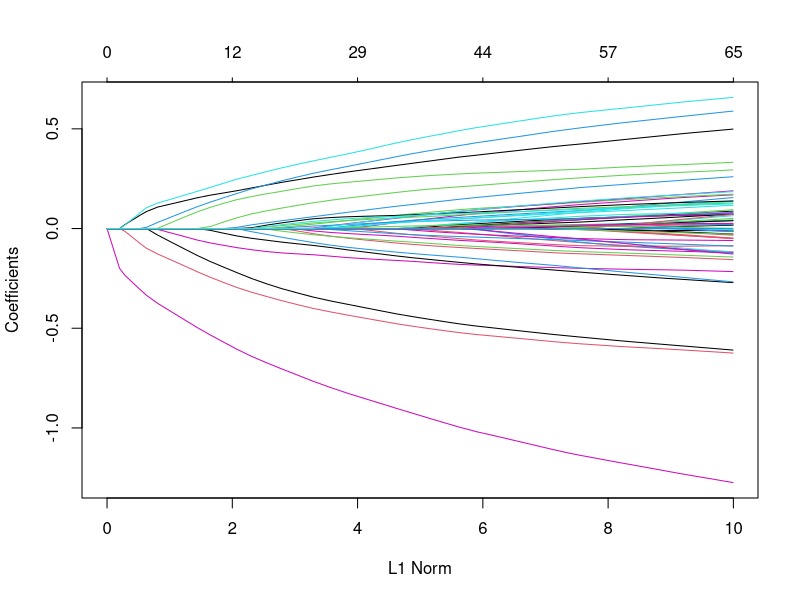

Here is the R script that generated this plot:
## ---- chunk 1
grad <- function(X, y, beta, I, R, gamma) {
  wij <- mapply( function(i, j) t(exp( X[j, ]%*%beta) / sum( exp(X[R[[sprintf("R%i", i)]], ]%*%beta))), I, R)
  names(wij) <- names(R)
  xbar <- t(sapply(names(R), function(r) wij[[r]]%*%X[R[[r]], ]) )
  grad <- -colSums( X[I, ] - xbar ) + gamma*beta 
}

prox <- function(beta,t,alpha) ifelse(abs(beta)<t*alpha,0,beta-t*alpha*sign(beta))
norm1 <- function(beta)  sum(abs(beta))
norm22 <- function(beta)  sum(beta^2)
## ---- chunk 2
istacox <- function(X, y, I, R, alpha, gamma, kmax=10000, epsilon=1e-10) {
  p <- ncol(X)
  n <- nrow(X)
  betaold <- rnorm(p)
  t <- 1/max(eigen(t(X)%*%X)$values)
  
  for (k in 1:kmax) {
    betanew <- prox(betaold - t*grad(X, y, betaold, I, R, gamma), t, alpha)
    #print(betanew)
    if ( sum((betanew-betaold)**2) < epsilon ) break
    betaold <- betanew
  }
  
  return(list(beta=betanew, k=k))
}
## ---- chunk 3
#Cox
set.seed(10101)
N <- 250 ; p <- 66
nzc <- p/3
X <- matrix(rnorm(N*p),N,p)
betastar <- rnorm(nzc)
fx <- X[,seq(nzc)]%*%betastar/3
hx <- exp(fx)
ty <- rexp(N,hx)
# censoring indicator
tcens <- rbinom(n=N, prob=.3, size=1)
# y=Surv(ty,1-tcens) with library(survival)
y <- cbind(time=ty,status=1-tcens) 
## ---- chunk 4
require(glmnet)
fit <- glmnet(X, y, family="cox")
plot(fit)
## ---- chunk 5
# Ordering data
X.o <- X[order(y[, 1]), ]
y.o <- as.data.frame(y[order(y[, 1]), ])

# uncensored patients
I <- which(y.o$status==1)
# patients at risk
R <- lapply( which(y.o$status==1) , function(i) which( y.o$time >= y.o$time[i] ) )
names(R) <- paste0("R", which(y.o$status==1))
## ---- chunk 6
beta_star <- c(betastar/3, rep(0, p-nzc))
system.time(res <- istacox(X.o, y.o, I, R, alpha=30, gamma=30, kmax=1000, epsilon=1e-20) )
(res$k)
knitr::kable(df <- data.frame("ISTA COX" = res$beta, "$\\beta^*$" = beta_star, check.names=F))
## ---- chunk 7
neg_step <- function(X, y, t, beta, alpha, g){
  return((1/t) * (beta - prox(beta - t * g, t, alpha)))
}
## ---- chunk 8
R_ell <- function(X, y, beta, I, R, gamma){
  truc <- mapply( function(i, j) {X[j, ]%*%beta -log(sum( exp(X[R[[sprintf("R%i", i)]], ]%*%beta)))}, I, R, SIMPLIFY = F)
  - sum(unlist(truc)) + gamma/2 * norm22(beta)
}
## ---- chunk 9
cox_step_line_search <- function(X, y, beta, I, R, t=10, tau=0.5, alpha, gamma, kmax=1000){
  R_l <- R_ell(X, y, beta, I, R, gamma)
  g <- grad(X, y, beta, I, R, gamma)
  Gt <- neg_step(X, y, t, beta, alpha, g)
  Rt_l <- R_ell(X, y, beta - t*Gt, I, R, gamma)
  for (k in 1:kmax) {
    if (Rt_l <= R_l -t*t(g) %*% Gt + t/2*sum(Gt**2)) break
    t <- tau*t
    Gt <- neg_step(X, y, t, beta, alpha, g)
    Rt_l <- R_ell(X, y, beta - t*Gt, I, R, gamma)
  }
  return(t)
}
## ---- chunk 10
istacox_adapt <- function(X, y, I, R, alpha, gamma, kmax=10000, epsilon=1e-10) {
  p <- ncol(X)
  n <- nrow(X)
  betaold <- rnorm(p)
  t <- 1/max(eigen(t(X)%*%X)$values)
 
  for (k in 1:kmax) {
    t <- cox_step_line_search(X, y, betaold, I, R, t, tau=0.95, alpha, gamma)
    betanew <- prox(betaold - t*grad(X,y,betaold, I, R, gamma), t, alpha)
    if ( sum((betanew-betaold)**2) < epsilon ) break
    betaold <- betanew
  }
 
  return(list(beta=betanew, k=k))
}
## ---- chunk 11
fistacox <- function(X, y, I, R, alpha, gamma, kmax=10000, epsilon=1e-10) {
  p <- ncol(X)
  n <- nrow(X)
  t <- 1/max(eigen(t(X)%*%X)$values)
  betaold <- rnorm(p)
  betanew <- prox(betaold - t*grad(X,y,betaold,I,R, gamma),t,alpha)
 
  for (k in 2:kmax) {
    u <- betanew + (k-1) / (k+2) * (betanew - betaold)
    betaold <- betanew
    betanew <- prox(u - t*grad(X,y,u,I,R, gamma),t,alpha)
    if ( sum((betanew-betaold)**2) < epsilon ) break
  }
 
  return(list(beta=betanew, k=k))
}
## ---- chunk 12
fistacox_step_line_search <- function(X, y, u, I, R, t=10, tau=0.95, alpha, gamma, kmax=1000){
  #   if (t < 1e-32) return(t)
  Ru_l <- R_ell(X, y, u, I, R, gamma)
  gradu <- grad(X, y, u, I, R, gamma)
  x <- prox(u - t*gradu, t, alpha)
  Rx_l <- R_ell(X, y, x, I, R, gamma)
#   cat("Valeur gauche (Rx)  =", Rx, "\n")
#   cat("Valeur droite =", Ru+ t(gradu) %*% (x-u) + 1/(2*t)*sum((x-u)**2), "\n")
#   cat("Test1", (Rx > Ru+ t(gradu) %*% (x-u) + 1/(2*t)*sum((x-u)**2)), "\n")
#   cat("Test2", (Rx >= Ru+ t(gradu) %*% (x-u) + 1/(2*t)*sum((x-u)**2)), "\n")
#   cat("t==0?", t, "... ", t==0, "\n")
  for (k in 1:kmax) {
    if (Rx_l <= Ru_l +  crossprod(gradu, x-u) + 1/(2*t)*sum((x-u)**2)) break
    t <- tau*t
    x <- prox(u - t*gradu,t,alpha)
    Rx_l <- R_ell(X, y, x, I, R, gamma)
#     cat(k)
  }
#   cat("k = ",k,"\n")
  return(t)
}
## ---- chunk 13
fistacox_adapt <- function(X, y, I, R, alpha, gamma, kmax=10000, epsilon=1e-10) {
  p <- ncol(X)
  n <- nrow(X)
  t <- 1/max(eigen(t(X)%*%X)$values)
  betaold <- rnorm(p)
  betanew <- prox(betaold - t*grad(X,y,betaold,I,R, gamma),t,alpha)
 
  for (k in 2:kmax) {
    u <- betanew + (k-1) / (k+2) * (betanew - betaold)
    t <- fistacox_step_line_search(X, y, u, I, R, t, tau=0.95, alpha, gamma)
    betaold <- betanew
    betanew <- prox(u - t*grad(X,y,u,I,R, gamma),t,alpha)
    if ( sum((betanew-betaold)**2) < epsilon ) break
  }
 
  return(list(beta=betanew, k=k))
}
## ---- chunk 14
t0 <- system.time(coxnet_res <- cv.glmnet(x = X, y = y, type.measure = "deviance", family = "cox", alpha=0.5))
(lambda <- coxnet_res$lambda.min)
t1 <- system.time(res1 <- istacox(X.o, y.o, I, R, alpha=0.5*lambda, gamma=0.25 * lambda))
t2 <- system.time(res2 <- istacox_adapt(X.o, y.o, I, R, alpha=0.5*lambda, gamma=0.25 * lambda))
t3 <- system.time(res3 <- fistacox(X.o, y.o, I, R, alpha=0.5*lambda, gamma=0.25 * lambda))
t4 <- system.time(res4 <- fistacox_adapt(X.o, y.o, I, R, alpha=0.5*lambda, gamma=0.25 * lambda))

k1 <- res1$k
k2 <- res2$k
k3 <- res3$k
k4 <- res4$k

knitr::kable( data.frame("COXNET" = c(t0[3], "?"), "ISTACOX" = c(t1[3], k1), "ISTACOX ada" = c(t2[3], k2), "FISTACOX" = c(t3[3], k3), "FISTACOX ada" = c(t4[3], k4),
                         row.names=c("Temps","Nbre d'itérations"), check.names = F))

## ---- chunk 15
knitr::kable(data.frame("COXNET" = as.vector(coef(coxnet_res, s="lambda.min")), "ISTACOX" = res1$beta, "ISTACOX ada" = res2$beta, "FISTACOX" = res3$beta, "FISTACOX ada" = res4$beta,
                        "$\\beta^*$" = beta_star,
                        check.names = F))
